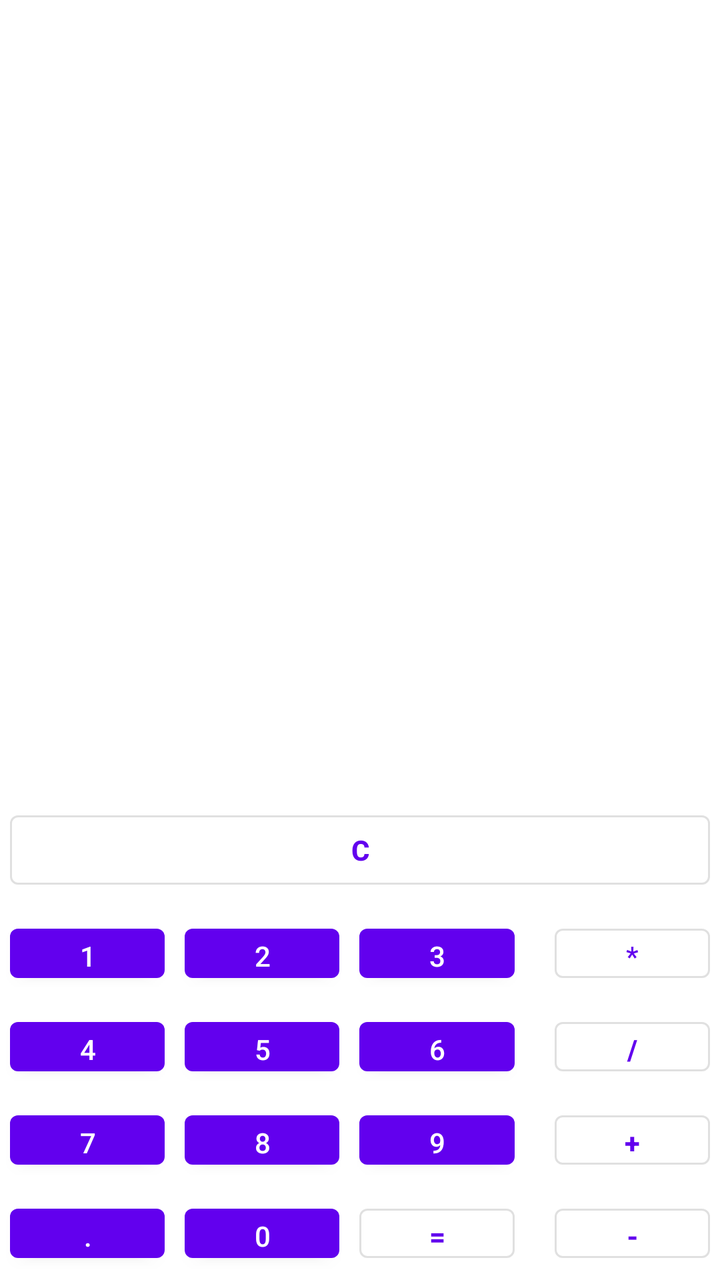
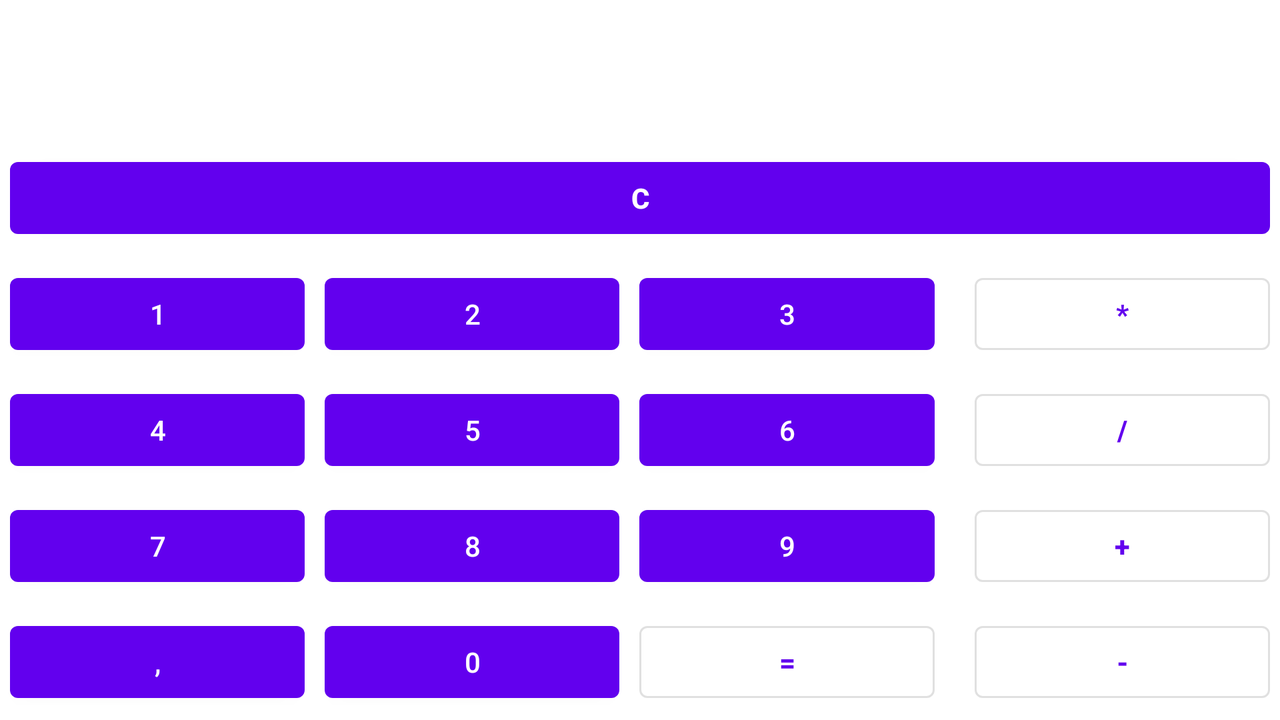

Compare how this app lays out the same screen by default and in its alternative resource folder. The renders come first, then the two layout files and the values they reference.
<!-- AndroidManifest.xml: application theme Theme.FirstApp -->
<!-- res/layout/activity_calculator.xml -->
<?xml version="1.0" encoding="utf-8"?>
<LinearLayout
    xmlns:android="http://schemas.android.com/apk/res/android"
    xmlns:app="http://schemas.android.com/apk/res-auto"
    xmlns:tools="http://schemas.android.com/tools"
    android:id="@+id/linearLayout"
    android:layout_width="match_parent"
    android:layout_height="match_parent"
    android:gravity="bottom"
    android:orientation="vertical"
    app:layout_constraintBottom_toBottomOf="parent">

    <TextView
        android:id="@+id/tvResult"
        android:layout_width="match_parent"
        android:layout_height="wrap_content"
        android:layout_margin="@dimen/default_margin_20dp"
        android:gravity="end|bottom"
        android:lines="10"
        android:textColor="@color/black"
        android:textSize="@dimen/calc_text_size_20sp"
        app:layout_constraintEnd_toEndOf="parent"
        app:layout_constraintStart_toStartOf="parent"
        app:layout_constraintTop_toTopOf="parent"
        android:layout_weight="2.5"/>

    <Button
        android:id="@+id/btnC"
        style="@style/Widget.MaterialComponents.Button.OutlinedButton"
        android:layout_width="match_parent"
        android:layout_height="0dp"
        android:layout_margin="@dimen/default_margin_5dp"
        android:text="@string/calc_btn_c"
        android:textStyle="bold"
        android:layout_weight="1"/>

    <LinearLayout
        android:layout_width="match_parent"
        android:layout_height="0dp"
        android:orientation="horizontal"
        android:layout_weight="1">

        <Button
            android:id="@+id/btnOne"
            android:layout_width="0dp"
            android:layout_height="wrap_content"
            android:layout_margin="@dimen/default_margin_5dp"
            android:text="@string/calc_btn_one"
            android:layout_weight="1.0"/>

        <Button
            android:id="@+id/btnTwo"
            android:layout_width="0dp"
            android:layout_height="wrap_content"
            android:layout_margin="@dimen/default_margin_5dp"
            android:text="@string/calc_btn_two"
            android:layout_weight="1.0"/>

        <Button
            android:id="@+id/btnThree"
            android:layout_width="0dp"
            android:layout_height="wrap_content"
            android:layout_margin="@dimen/default_margin_5dp"
            android:text="@string/calc_btn_three"
            android:layout_weight="1.0"/>

        <Button
            android:id="@+id/btnMultiply"
            style="@style/Widget.MaterialComponents.Button.OutlinedButton"
            android:layout_width="0dp"
            android:layout_height="wrap_content"
            android:layout_marginStart="@dimen/default_margin_15dp"
            android:layout_marginTop="@dimen/default_margin_5dp"
            android:layout_marginEnd="@dimen/default_margin_5dp"
            android:layout_marginBottom="@dimen/default_margin_5dp"
            android:text="@string/calc_btn_multiply"
            android:layout_weight="1.0"/>
    </LinearLayout>

    <LinearLayout
        android:layout_width="match_parent"
        android:layout_height="0dp"
        android:orientation="horizontal"
        android:layout_weight="1">

        <Button
            android:id="@+id/btnFour"
            android:layout_width="0dp"
            android:layout_height="wrap_content"
            android:layout_margin="@dimen/default_margin_5dp"
            android:text="@string/calc_btn_four"
            android:layout_weight="1.0"/>

        <Button
            android:id="@+id/BtnFive"
            android:layout_width="0dp"
            android:layout_height="wrap_content"
            android:layout_margin="@dimen/default_margin_5dp"
            android:text="@string/calc_btn_five"
            android:layout_weight="1.0"/>

        <Button
            android:id="@+id/btnSix"
            android:layout_width="0dp"
            android:layout_height="wrap_content"
            android:layout_margin="@dimen/default_margin_5dp"
            android:text="@string/calc_btn_six"
            android:layout_weight="1.0"/>

        <Button
            android:id="@+id/btnDivide"
            style="@style/Widget.MaterialComponents.Button.OutlinedButton"
            android:layout_width="0dp"
            android:layout_height="wrap_content"
            android:layout_marginStart="@dimen/default_margin_15dp"
            android:layout_marginTop="@dimen/default_margin_5dp"
            android:layout_marginEnd="@dimen/default_margin_5dp"
            android:layout_marginBottom="@dimen/default_margin_5dp"
            android:text="@string/calc_btn_divide"
            android:textStyle="bold"
            android:layout_weight="1.0"/>
    </LinearLayout>

    <LinearLayout
        android:layout_width="match_parent"
        android:layout_height="0dp"
        android:orientation="horizontal"
        android:layout_weight="1">

        <Button
            android:id="@+id/btnSeven"
            android:layout_width="0dp"
            android:layout_height="wrap_content"
            android:layout_margin="@dimen/default_margin_5dp"
            android:text="@string/calc_btn_seven"
            android:layout_weight="1.0"/>

        <Button
            android:id="@+id/btnEight"
            android:layout_width="0dp"
            android:layout_height="wrap_content"
            android:layout_margin="@dimen/default_margin_5dp"
            android:text="@string/calc_btn_eight"
            android:layout_weight="1.0"/>

        <Button
            android:id="@+id/btnNine"
            android:layout_width="0dp"
            android:layout_height="wrap_content"
            android:layout_margin="@dimen/default_margin_5dp"
            android:text="@string/calc_btn_nine"
            android:layout_weight="1.0"/>

        <Button
            android:id="@+id/btnPlus"
            style="@style/Widget.MaterialComponents.Button.OutlinedButton"
            android:layout_width="0dp"
            android:layout_height="wrap_content"
            android:layout_marginStart="@dimen/default_margin_15dp"
            android:layout_marginTop="@dimen/default_margin_5dp"
            android:layout_marginEnd="@dimen/default_margin_5dp"
            android:layout_marginBottom="@dimen/default_margin_5dp"
            android:text="@string/calc_btn_plus"
            android:textStyle="bold"
            android:layout_weight="1.0"/>
    </LinearLayout>

    <LinearLayout
        android:id="@+id/line_four"
        android:layout_width="match_parent"
        android:layout_height="0dp"
        android:orientation="horizontal"
        android:layout_weight="1">

        <Button
            android:id="@+id/btnComma"
            android:layout_width="0dp"
            android:layout_height="wrap_content"
            android:layout_margin="@dimen/default_margin_5dp"
            android:text="@string/calc_def_comma"
            android:layout_weight="1.0"/>

        <Button
            android:id="@+id/btnZero"
            android:layout_width="0dp"
            android:layout_height="wrap_content"
            android:layout_margin="@dimen/default_margin_5dp"
            android:text="@string/calc_btn_zero"
            android:layout_weight="1.0"/>

        <Button
            android:id="@+id/btnResult"
            style="@style/Widget.MaterialComponents.Button.OutlinedButton"
            android:layout_width="0dp"
            android:layout_height="wrap_content"
            android:layout_margin="@dimen/default_margin_5dp"
            android:text="@string/calc_btn_result"
            android:textStyle="bold"
            android:layout_weight="1.0"/>

        <Button
            android:id="@+id/btnMinus"
            style="@style/Widget.MaterialComponents.Button.OutlinedButton"
            android:layout_width="0dp"
            android:layout_height="wrap_content"
            android:layout_marginStart="@dimen/default_margin_15dp"
            android:layout_marginTop="@dimen/default_margin_5dp"
            android:layout_marginEnd="@dimen/default_margin_5dp"
            android:layout_marginBottom="@dimen/default_margin_5dp"
            android:text="@string/calc_btn_minus"
            android:textStyle="bold"
            android:layout_weight="1.0"/>
    </LinearLayout>
</LinearLayout>
<!-- resources referenced by this layout -->
<resources>
  <color name="black">#FF000000</color>
  <dimen name="calc_text_size_20sp">20sp</dimen>
  <dimen name="default_margin_15dp">15dp</dimen>
  <dimen name="default_margin_20dp">20dp</dimen>
  <dimen name="default_margin_5dp">5dp</dimen>
  <string name="calc_btn_c" translatable="false">C</string>
  <string name="calc_btn_divide" translatable="false">/</string>
  <string name="calc_btn_eight" translatable="false">8</string>
  <string name="calc_btn_five" translatable="false">5</string>
  <string name="calc_btn_four" translatable="false">4</string>
  <string name="calc_btn_minus" translatable="false">-</string>
  <string name="calc_btn_multiply" translatable="false">*</string>
  <string name="calc_btn_nine" translatable="false">9</string>
  <string name="calc_btn_one" translatable="false">1</string>
  <string name="calc_btn_plus" translatable="false">+</string>
  <string name="calc_btn_result" translatable="false">=</string>
  <string name="calc_btn_seven" translatable="false">7</string>
  <string name="calc_btn_six" translatable="false">6</string>
  <string name="calc_btn_three" translatable="false">3</string>
  <string name="calc_btn_two" translatable="false">2</string>
  <string name="calc_btn_zero" translatable="false">0</string>
  <string name="calc_def_comma" translatable="false">.</string>
  <style name="Theme.FirstApp" parent="Theme.MaterialComponents.DayNight.DarkActionBar">
          
          <item name="colorPrimary">@color/purple_500</item>
          <item name="colorPrimaryVariant">@color/purple_700</item>
          <item name="colorOnPrimary">@color/white</item>
          
          <item name="colorSecondary">@color/teal_200</item>
          <item name="colorSecondaryVariant">@color/teal_700</item>
          <item name="colorOnSecondary">@color/black</item>
          
          <item name="android:statusBarColor" tools:targetApi="l">?attr/colorPrimaryVariant</item>
          
      </style>
  <color name="purple_500">#FF6200EE</color>
  <color name="purple_700">#FF3700B3</color>
  <color name="white">#FFFFFFFF</color>
  <color name="teal_200">#FF03DAC5</color>
  <color name="teal_700">#FF018786</color>
</resources>
<!-- res/layout-land/activity_calculator.xml (the repository's variant of the layout above) -->
<!-- drawn on the phone turned sideways -->
<?xml version="1.0" encoding="utf-8"?>
<androidx.constraintlayout.widget.ConstraintLayout xmlns:android="http://schemas.android.com/apk/res/android"
    xmlns:app="http://schemas.android.com/apk/res-auto"
    android:layout_width="match_parent"
    android:layout_height="match_parent"
    xmlns:tools="http://schemas.android.com/tools">

    <LinearLayout
        android:id="@+id/linearLayout"
        android:layout_width="match_parent"
        android:layout_height="match_parent"

        android:orientation="vertical"
        app:layout_constraintBottom_toBottomOf="parent"
        app:layout_constraintEnd_toEndOf="parent"
        app:layout_constraintStart_toStartOf="parent"
        app:layout_constraintTop_toTopOf="parent">

        <TextView
            android:id="@+id/tvResult"
            android:layout_width="match_parent"
            android:layout_height="0dp"
            android:textColor="@color/black"
            android:textSize="@dimen/calc_text_size_20sp"
            android:layout_weight="1" />

        <Button
            android:id="@+id/btnC"
            android:layout_width="match_parent"
            android:layout_height="wrap_content"
            android:layout_gravity="bottom"
            android:layout_margin="@dimen/default_margin_5dp"
            android:text="@string/calc_btn_c"
            android:textStyle="bold"
            app:layout_constraintBottom_toBottomOf="@+id/linearLayout"
            tools:layout_editor_absoluteX="5dp" />

        <LinearLayout
            android:layout_width="match_parent"
            android:layout_height="wrap_content"
            android:orientation="horizontal">

            <Button
                android:id="@+id/btnOne"
                android:layout_width="wrap_content"
                android:layout_height="wrap_content"
                android:layout_margin="@dimen/default_margin_5dp"
                android:layout_weight="1.0"
                android:text="@string/calc_btn_one"
                tools:ignore="ButtonStyle" />

            <Button
                android:id="@+id/btnTwo"
                android:layout_width="wrap_content"
                android:layout_height="wrap_content"
                android:layout_margin="@dimen/default_margin_5dp"
                android:layout_weight="1.0"
                android:text="@string/calc_btn_two"
                tools:ignore="ButtonStyle" />

            <Button
                android:id="@+id/btnThree"
                android:layout_width="wrap_content"
                android:layout_height="wrap_content"
                android:layout_margin="@dimen/default_margin_5dp"
                android:layout_weight="1.0"
                android:text="@string/calc_btn_three"
                tools:ignore="ButtonStyle" />

            <Button
                android:id="@+id/btnMultiply"
                style="@style/Widget.MaterialComponents.Button.OutlinedButton"
                android:layout_width="wrap_content"
                android:layout_height="wrap_content"
                android:layout_marginStart="@dimen/default_margin_15dp"
                android:layout_marginTop="@dimen/default_margin_5dp"
                android:layout_marginEnd="@dimen/default_margin_5dp"
                android:layout_marginBottom="@dimen/default_margin_5dp"
                android:layout_weight="1.0"
                android:text="@string/calc_btn_multiply"
                android:textStyle="bold" />

        </LinearLayout>

        <LinearLayout
            android:layout_width="match_parent"
            android:layout_height="wrap_content"
            android:orientation="horizontal">

            <Button
                android:id="@+id/btnFour"
                android:layout_width="wrap_content"
                android:layout_height="wrap_content"
                android:layout_margin="@dimen/default_margin_5dp"
                android:layout_weight="1.0"
                android:text="@string/calc_btn_four"
                tools:ignore="ButtonStyle" />

            <Button
                android:id="@+id/BtnFive"
                android:layout_width="wrap_content"
                android:layout_height="wrap_content"
                android:layout_margin="@dimen/default_margin_5dp"
                android:layout_weight="1.0"
                android:text="@string/calc_btn_five"
                tools:ignore="ButtonStyle" />

            <Button
                android:id="@+id/btnSix"
                android:layout_width="wrap_content"
                android:layout_height="wrap_content"
                android:layout_margin="@dimen/default_margin_5dp"
                android:layout_weight="1.0"
                android:text="@string/calc_btn_six"
                tools:ignore="ButtonStyle" />

            <Button
                android:id="@+id/btnDivide"
                style="@style/Widget.MaterialComponents.Button.OutlinedButton"
                android:layout_width="wrap_content"
                android:layout_height="wrap_content"
                android:layout_marginStart="@dimen/default_margin_15dp"
                android:layout_marginTop="@dimen/default_margin_5dp"
                android:layout_marginEnd="@dimen/default_margin_5dp"
                android:layout_marginBottom="@dimen/default_margin_5dp"
                android:layout_weight="1.0"
                android:text="@string/calc_btn_divide"
                android:textStyle="bold" />
        </LinearLayout>

        <LinearLayout
            android:layout_width="match_parent"
            android:layout_height="wrap_content"
            android:orientation="horizontal">

            <Button
                android:id="@+id/btnSeven"
                android:layout_width="wrap_content"
                android:layout_height="wrap_content"
                android:layout_margin="@dimen/default_margin_5dp"
                android:layout_weight="1.0"
                android:text="@string/calc_btn_seven"
                tools:ignore="ButtonStyle" />

            <Button
                android:id="@+id/btnEight"
                android:layout_width="wrap_content"
                android:layout_height="wrap_content"
                android:layout_margin="@dimen/default_margin_5dp"
                android:layout_weight="1.0"
                android:text="@string/calc_btn_eight"
                tools:ignore="ButtonStyle" />

            <Button
                android:id="@+id/btnNine"
                android:layout_width="wrap_content"
                android:layout_height="wrap_content"
                android:layout_margin="@dimen/default_margin_5dp"
                android:layout_weight="1.0"
                android:text="@string/calc_btn_nine"
                tools:ignore="ButtonStyle" />

            <Button
                android:id="@+id/btnPlus"
                style="@style/Widget.MaterialComponents.Button.OutlinedButton"
                android:layout_width="wrap_content"
                android:layout_height="wrap_content"
                android:layout_marginStart="@dimen/default_margin_15dp"
                android:layout_marginTop="@dimen/default_margin_5dp"
                android:layout_marginEnd="@dimen/default_margin_5dp"
                android:layout_marginBottom="@dimen/default_margin_5dp"
                android:layout_weight="1.0"
                android:text="@string/calc_btn_plus"
                android:textStyle="bold" />
        </LinearLayout>

        <LinearLayout
            android:layout_width="match_parent"
            android:layout_height="wrap_content"
            android:orientation="horizontal">

            <Button
                android:id="@+id/btnComma"
                android:layout_width="wrap_content"
                android:layout_height="wrap_content"
                android:layout_margin="@dimen/default_margin_5dp"
                android:layout_weight="1.0"
                android:text="@string/calc_btn_comma"
                tools:ignore="ButtonStyle" />

            <Button
                android:id="@+id/btnZero"
                android:layout_width="wrap_content"
                android:layout_height="wrap_content"
                android:layout_margin="@dimen/default_margin_5dp"
                android:layout_weight="1.0"
                android:text="@string/calc_btn_zero"
                tools:ignore="ButtonStyle" />

            <Button
                android:id="@+id/btnResult"
                style="@style/Widget.MaterialComponents.Button.OutlinedButton"
                android:layout_width="wrap_content"
                android:layout_height="wrap_content"
                android:layout_margin="@dimen/default_margin_5dp"
                android:layout_weight="1.0"
                android:text="@string/calc_btn_result"
                android:textStyle="bold" />

            <Button
                android:id="@+id/btnMinus"
                style="@style/Widget.MaterialComponents.Button.OutlinedButton"
                android:layout_width="wrap_content"
                android:layout_height="wrap_content"
                android:layout_marginStart="@dimen/default_margin_15dp"
                android:layout_marginTop="@dimen/default_margin_5dp"
                android:layout_marginEnd="@dimen/default_margin_5dp"
                android:layout_marginBottom="@dimen/default_margin_5dp"
                android:layout_weight="1.0"
                android:text="@string/calc_btn_minus"
                android:textStyle="bold" />
        </LinearLayout>

    </LinearLayout>



</androidx.constraintlayout.widget.ConstraintLayout>
<!-- resources referenced by the variant -->
<!-- as the phone turned sideways resolves them -->
<resources>
  <color name="black">#FF000000</color>
  <dimen name="calc_text_size_20sp">20sp</dimen>
  <dimen name="default_margin_15dp">15dp</dimen>
  <dimen name="default_margin_5dp">5dp</dimen>
  <string name="calc_btn_c" translatable="false">C</string>
  <string name="calc_btn_comma" translatable="false">,</string>
  <string name="calc_btn_divide" translatable="false">/</string>
  <string name="calc_btn_eight" translatable="false">8</string>
  <string name="calc_btn_five" translatable="false">5</string>
  <string name="calc_btn_four" translatable="false">4</string>
  <string name="calc_btn_minus" translatable="false">-</string>
  <string name="calc_btn_multiply" translatable="false">*</string>
  <string name="calc_btn_nine" translatable="false">9</string>
  <string name="calc_btn_one" translatable="false">1</string>
  <string name="calc_btn_plus" translatable="false">+</string>
  <string name="calc_btn_result" translatable="false">=</string>
  <string name="calc_btn_seven" translatable="false">7</string>
  <string name="calc_btn_six" translatable="false">6</string>
  <string name="calc_btn_three" translatable="false">3</string>
  <string name="calc_btn_two" translatable="false">2</string>
  <string name="calc_btn_zero" translatable="false">0</string>
  <style name="Theme.FirstApp" parent="Theme.MaterialComponents.DayNight.DarkActionBar">
          
          <item name="colorPrimary">@color/purple_500</item>
          <item name="colorPrimaryVariant">@color/purple_700</item>
          <item name="colorOnPrimary">@color/white</item>
          
          <item name="colorSecondary">@color/teal_200</item>
          <item name="colorSecondaryVariant">@color/teal_700</item>
          <item name="colorOnSecondary">@color/black</item>
          
          <item name="android:statusBarColor" tools:targetApi="l">?attr/colorPrimaryVariant</item>
          
      </style>
  <color name="purple_500">#FF6200EE</color>
  <color name="purple_700">#FF3700B3</color>
  <color name="white">#FFFFFFFF</color>
  <color name="teal_200">#FF03DAC5</color>
  <color name="teal_700">#FF018786</color>
</resources>
